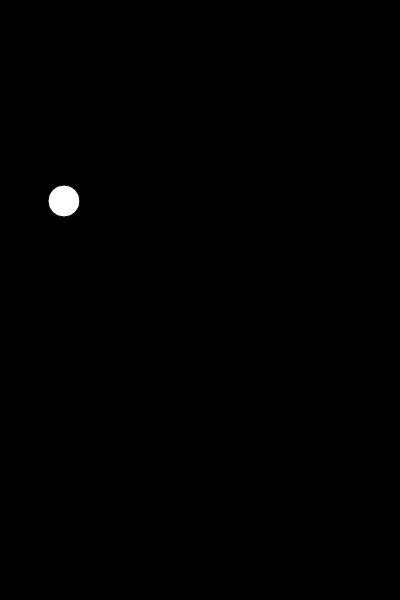
Frame 1 (no input)
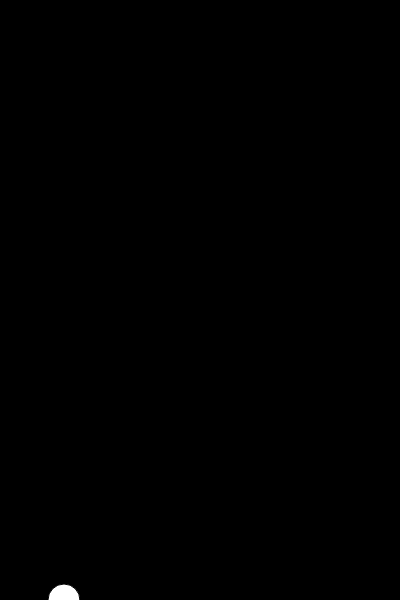
Frame 60 (no input)
Frame 120 (the mouse pressed at the canvas centre since frame 60): identical to frame 60, image omitted

The p5.js sketch that drew these frames (run headless with seeded random() and noise() and a simulated clock; from frame 60 on, the mouse is pressed at the canvas centre):

// p5.js sketch
// ── sketch.js
// Flappy Bird
// Brittney Mines
// May 9, 2019
//
// Extra for Experts:
// - describe what you did to take this project "above and beyond"
let bird;

function Bird() {
  this.y = width/2;
  this.x = 64;
  this.gravity = 1;
  this.velocity = 0;
  this.show = function() {
    fill(255);
    ellipse(this.x, this.y, 32, 32);
  };

  this.up = function() {
    this.velocity += -this.gravity + 10;
    print(this.velocity);
  };

  this.update = function() {
    this.velocity += this.gravity;
    this.y += this.velocity;


    if (this.y > height) {
      this.y = height;
      this.velocity = 0;
    }

    if (this.y < 0) {
      this.y = 0;
      this.velocity = 0;
    }
  };
}

function setup() {
  createCanvas(400, 600);
  bird = new Bird();
}

function draw() {
  background(0);
  bird.update();
  bird.show();
}

function keyPressed() {
  if (key === " ") {
    bird.up();
  }
}
